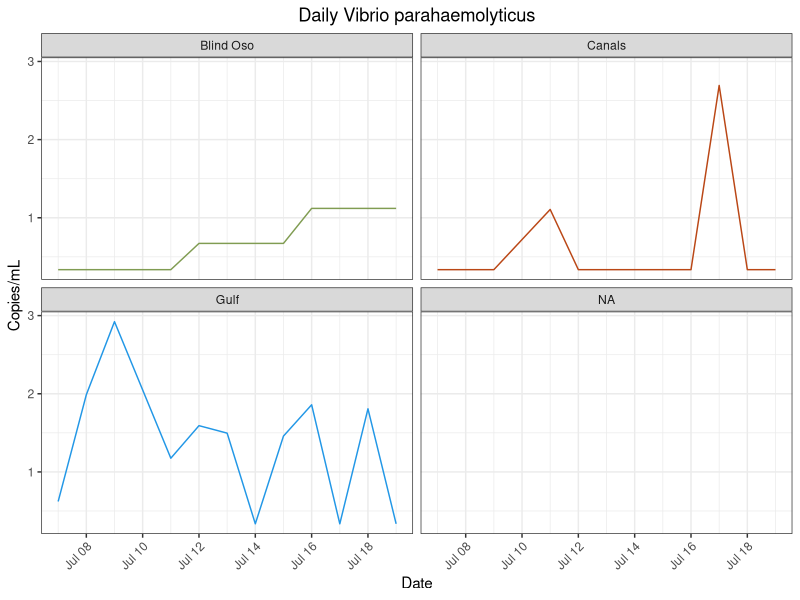
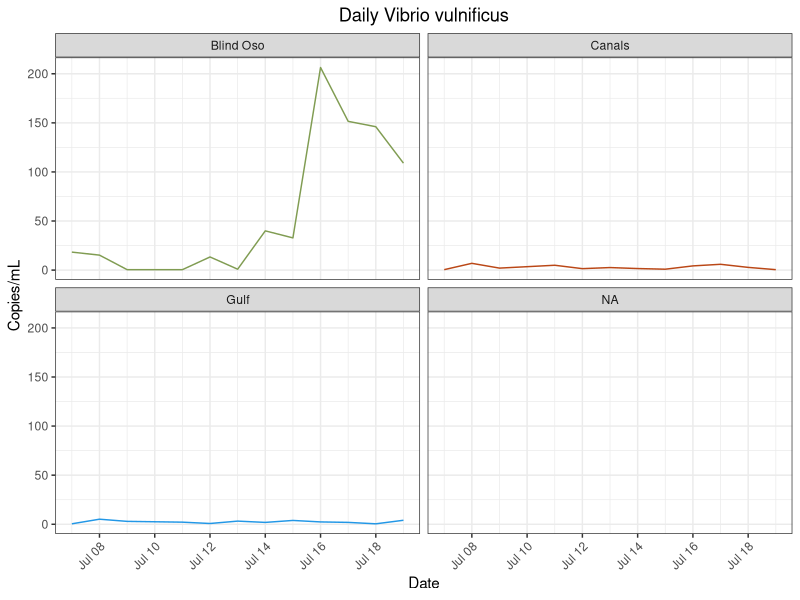
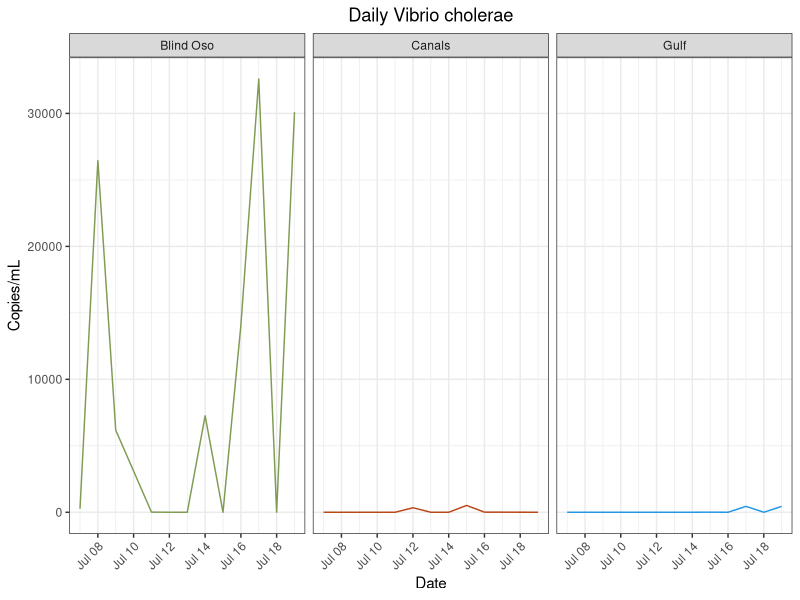
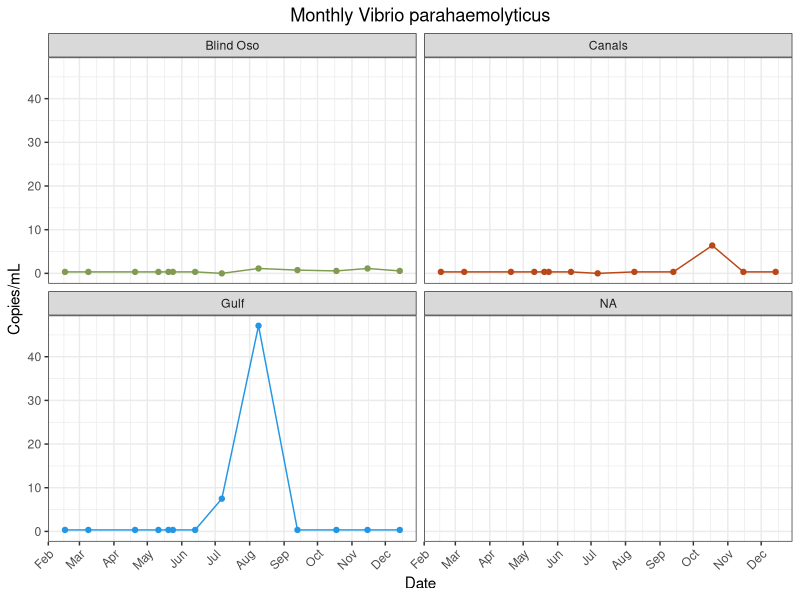
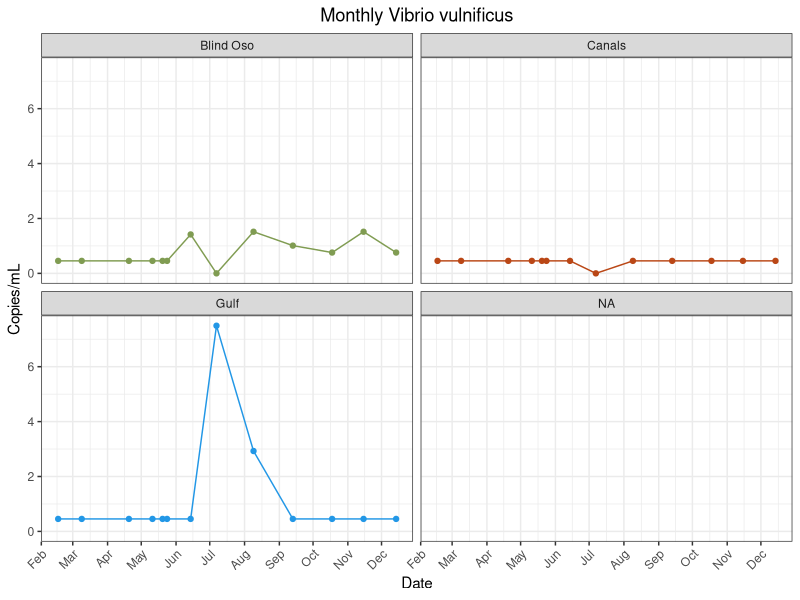

R code for these plots, in order:
## ---- chunk 1
library(here)
library(tidyverse)
library(lubridate)
## ---- chunk 2
vp<- read_csv(here("data", "processed_data","vp_clean_copies.csv"))
vv<- read_csv(here("data", "processed_data","vv_clean_copies_redo.csv")) #Trial two is best. Other trials exist too. 
vp_m<- read_csv(here("data", "processed_data","vp_mon_clean_copies.csv")) 
vv_m<- read_csv(here("data", "processed_data","vv_clean_copies_mon.csv"))
vc<- read_csv(here("data", "processed_data", "vc_clean_copies_daily.csv"))
## ---- chunk 3
vv<- vv %>%
  mutate(site = recode(site, "BO" = "Blind Oso")) %>%
  mutate(site = recode(site, "C2" = "Canals")) %>%
  mutate(site = recode(site, "RD" = "Gulf"))

vp<- vp %>%
  mutate(site = recode(site, "BO" = "Blind Oso")) %>%
  mutate(site = recode(site, "C2" = "Canals")) %>%
  mutate(site = recode(site, "RD" = "Gulf"))

vc<- vc %>%
  mutate(site = recode(site, "BO" = "Blind Oso")) %>%
  mutate(site = recode(site, "C2" = "Canals")) %>%
  mutate(site = recode(site, "RD" = "Gulf"))
## ---- chunk 4
#Vp Mon
vp_m<- vp_m %>%
  select(!...1) 
jul_bo = data.frame(date = as.Date("2022-07-07"), copies_mL=0, site = "BO")
jul_c2 = data.frame(date = as.Date("2022-07-07"), copies_mL=0, site = "C2")
jul_rd = data.frame(date = as.Date("2022-07-07"), copies_mL=7.49310194, site = "RD")
vp_m = rbind(jul_bo, jul_c2, jul_rd, vp_m) %>%
  mutate(site = recode(site, "BO" = "Blind Oso")) %>%
  mutate(site = recode(site, "C2" = "Canals")) %>%
  mutate(site = recode(site, "RD" = "Gulf"))
                     

#Vv Mon
vv_m<- vv_m %>%
  select(!...1) 
jul_bo = data.frame(date = as.Date("2022-07-07"), copies_mL=0, site = "BO")
jul_c2 = data.frame(date = as.Date("2022-07-07"), copies_mL=0, site = "C2")
jul_rd = data.frame(date = as.Date("2022-07-07"), copies_mL=7.49310194, site = "RD")
vv_m = rbind(jul_bo, jul_c2, jul_rd, vv_m)%>%
  mutate(site = recode(site, "BO" = "Blind Oso")) %>%
  mutate(site = recode(site, "C2" = "Canals")) %>%
  mutate(site = recode(site, "RD" = "Gulf"))

## ---- chunk 5
vp %>%
  ggplot() + geom_line(
    aes(x = date,
        y = copies_mL,
        color = site))+ 
  facet_wrap(~site)  +
  labs(x = "Date",
       y = "Copies/mL",
       title = "Daily Vibrio parahaemolyticus")+
  theme_bw()+
  theme(
    plot.title = element_text(hjust = 0.5),
    axis.text.x = element_text(hjust = 1, angle = 45),
    legend.position = "none")+
  scale_color_manual(values = c("Blind Oso" = "#809C52",
                                "Canals" = "#ba4716",
                                "Gulf" = "4c848c"))
## ---- chunk 6
vv %>%
  #filter(!site %in% "Blind Oso") %>%
  ggplot() + geom_line(
    aes(x = date,
        y = copies_mL,
        color = site))+ 
  facet_wrap(~site)  +
  labs(x = "Date",
       y = "Copies/mL",
       title = "Daily Vibrio vulnificus")+
  theme_bw()+
  theme(
    plot.title = element_text(hjust = 0.5),
    axis.text.x = element_text(hjust = 1, angle = 45),
    legend.position = "none")+ 
  scale_color_manual(values = c("Blind Oso" = "#809C52",
                                "Canals" = "#ba4716",
                                "Gulf" = "4c848c"))
## ---- chunk 7
vc %>%
 # filter(!site %in% "Blind Oso") %>%
  ggplot() + geom_line(
    aes(x = date,
        y = copies_mL,
        color = site))+ 
  facet_wrap(~site)  +
  labs(x = "Date",
       y = "Copies/mL",
       title = "Daily Vibrio cholerae")+
  theme_bw()+
  theme(
    plot.title = element_text(hjust = 0.5),
    axis.text.x = element_text(hjust = 1, angle = 45),
    legend.position = "none")+ 
  scale_color_manual(values = c("Blind Oso" = "#809C52",
                                "Canals" = "#ba4716",
                                "Gulf" = "4c848c"))
## ---- chunk 8
vp_m %>%
ggplot() + geom_line(
    aes(x = date,
        y = copies_mL,
        color = site))+ 
  geom_point(
     aes(x = date,
        y = copies_mL,
        color = site))+
  facet_wrap(~site)  +
  labs(x = "Date",
       y = "Copies/mL",
       title = "Monthly Vibrio parahaemolyticus")+
  theme_bw()+
  theme(
    plot.title = element_text(hjust = 0.5),
    axis.text.x = element_text(hjust = 1, angle = 45),
    legend.position = "none")+
  scale_color_manual(values = c("Blind Oso" = "#809C52",
                                "Canals" = "#ba4716",
                                "Gulf" = "4c848c"))+
  scale_x_date(date_breaks = "1 month", date_labels = "%b")
## ---- chunk 9
vv_m %>%
  filter(!site %in% c("E3", "NT")) %>%
 ggplot() + geom_line(
    aes(x = date,
        y = copies_mL,
        color = site))+ 
  geom_point(
     aes(x = date,
        y = copies_mL,
        color = site))+
  facet_wrap(~site)  +
  labs(x = "Date",
       y = "Copies/mL",
       title = "Monthly Vibrio vulnificus")+
  theme_bw()+
  theme(
    plot.title = element_text(hjust = 0.5),
    axis.text.x = element_text(hjust = 1, angle = 45),
    legend.position = "none")+
  scale_color_manual(values = c("Blind Oso" = "#809C52",
                                "Canals" = "#ba4716",
                                "Gulf" = "4c848c"))+
  scale_x_date(date_breaks = "1 month", date_labels = "%b")
